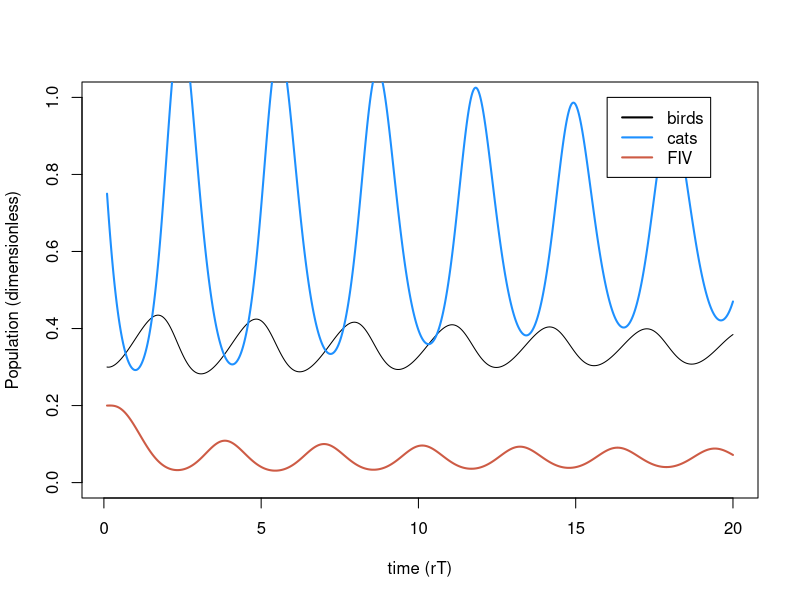
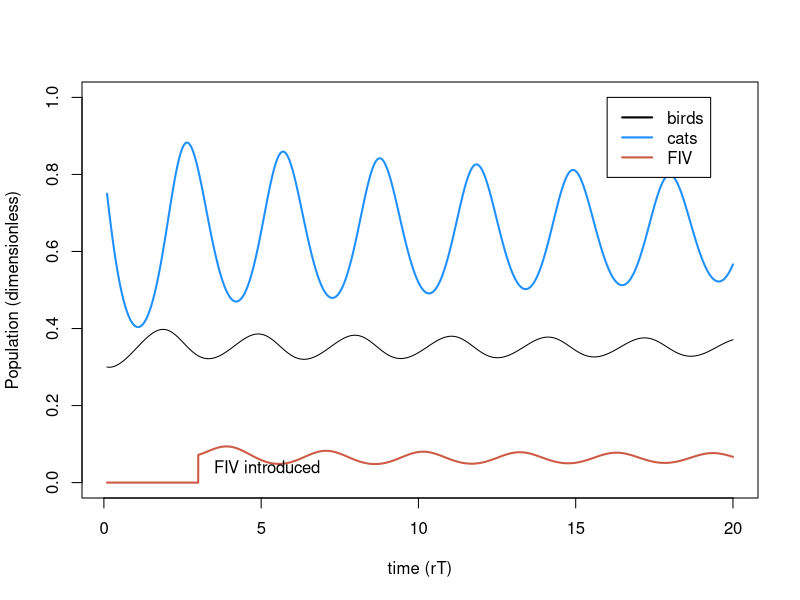
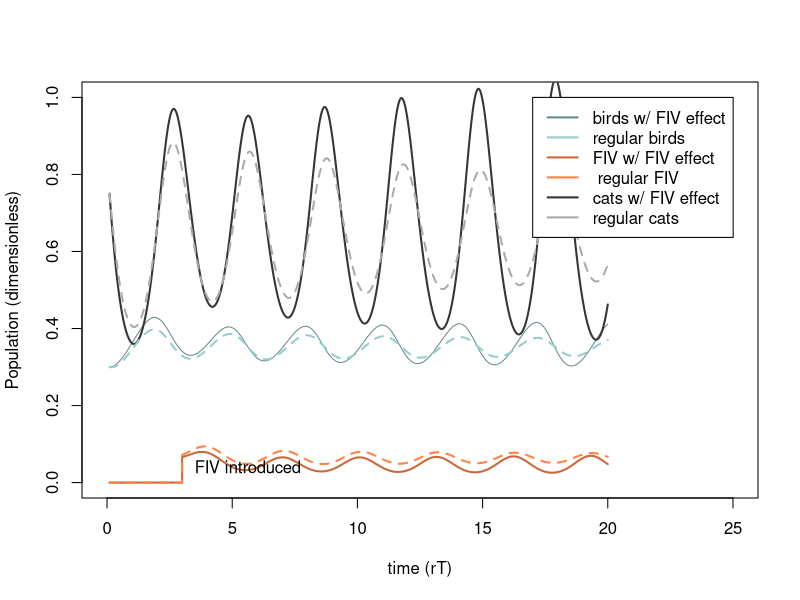
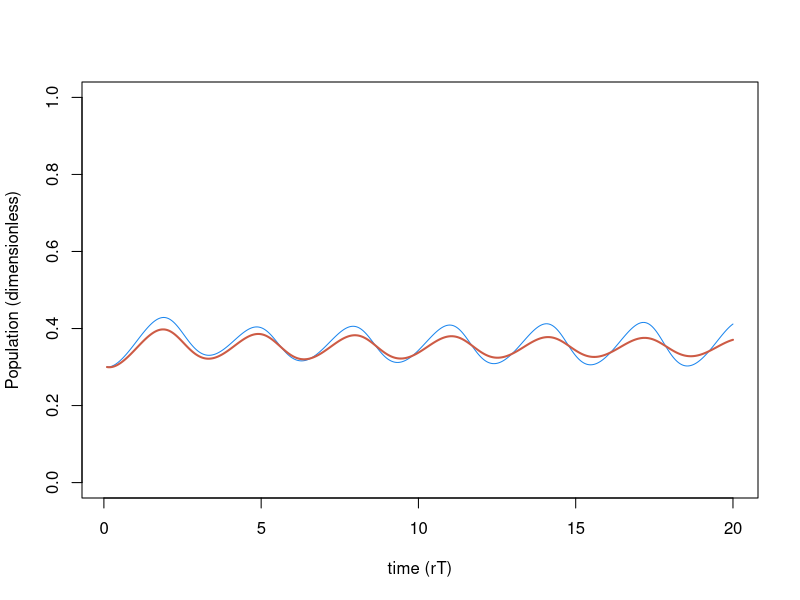
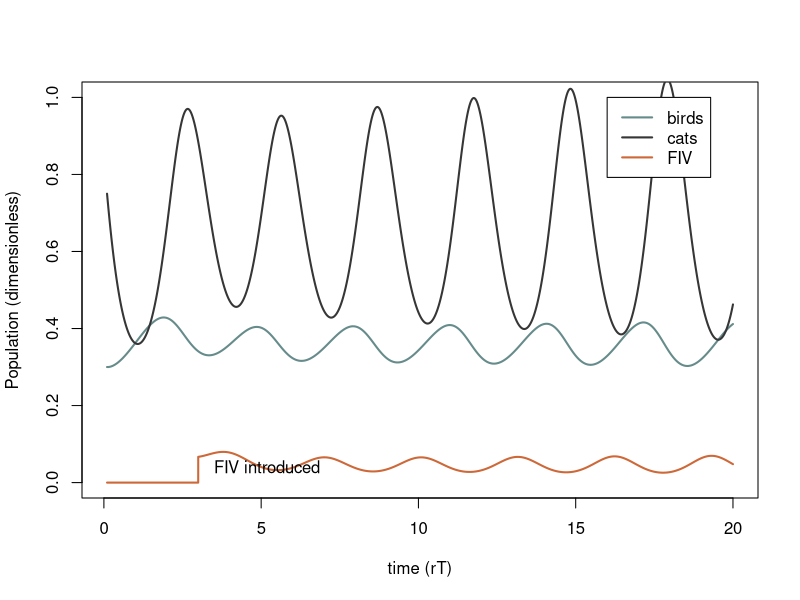
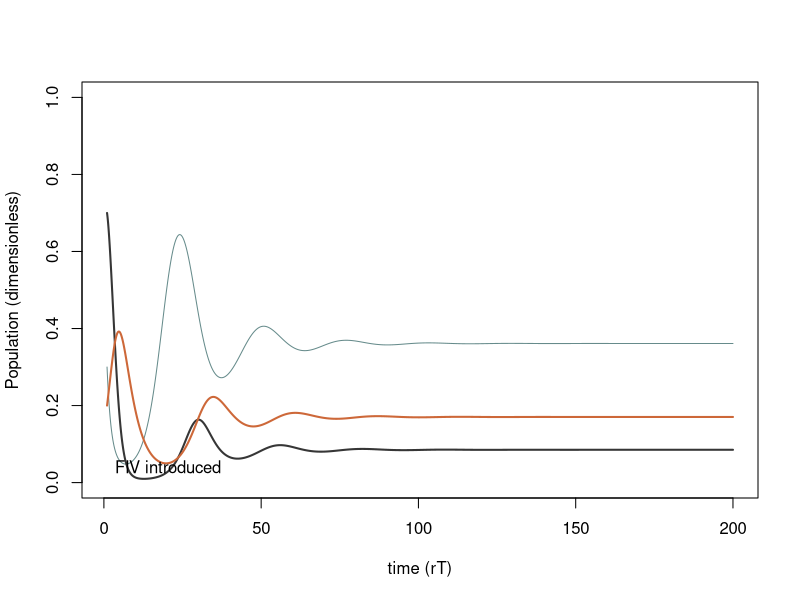
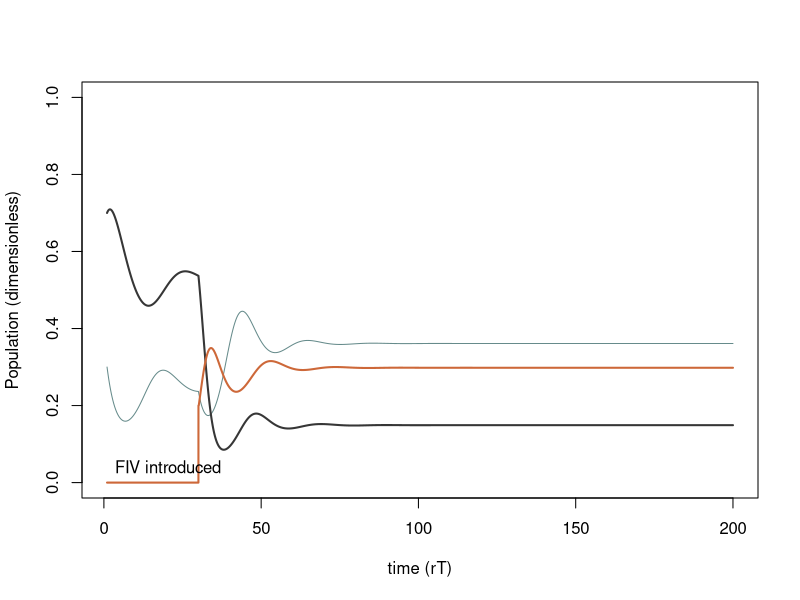
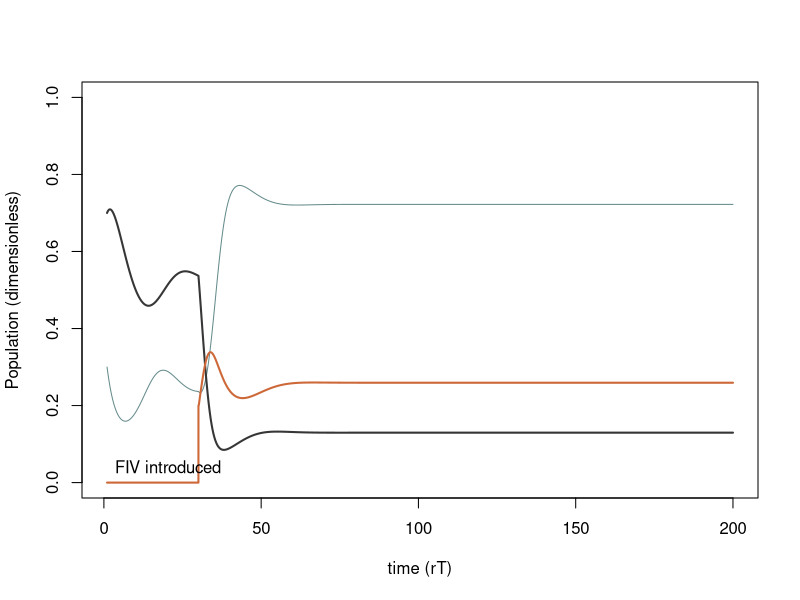

Source code (R) for these figures, in order:
## ---- chunk 1
##Variables
#N.v <- NaN    ## population size for victims (birds)
#N.p <- NaN    ## population size for predators (cats)
t.time.set <- seq(1, 200, length.out= 20000) ## time



r.v <- 0.1          # per capita growth rate of birds in the model
a <- 0.03           # trophic conversion efficiency of cats
d.p <- 0.6          # natural per capita death rate of cats
beta.pm <- 1.5      # contact rate for proportionate mixing
delta <- 0.2        # virulence

#core equations
#B <- N.v/K
#C <- N.p*u/r.v
t.set <- r.v*t.time.set

#dimensionless parameters
sigma.pm <- 11.75
e <- 18
m <- 6
alpha <- 5

## ---- chunk 2
B.simu1 <- NaN*t.set 
  B.simu1[1] <- .3
C.simu1 <- NaN*t.set
  C.simu1[1] <- .75
I.simu1 <- NaN*t.set
 I.simu1[1] <- 0.2

#for PM
for(i in 2:length(t.set)){
  
  dt <- t.set[i]-t.set[i-1]
  B <- B.simu1[i-1]
  C <- C.simu1[i-1]
  I <- I.simu1[i-1]
  
  dB <- (B*(1-B) -B*C) *dt
  dC <- (e*B*C - m*C - alpha*C*I)*dt
  dI <- (((sigma.pm - alpha)* (1-I) - e*B)*I) *dt
  
  B.simu1[i] <- B + dB
  C.simu1[i] <- C + dC
  I.simu1[i] <- I + dI
}

  
plot(t.set, B.simu1, type= "l", ylim= c(0, 1), ylab="Population (dimensionless)", xlab="time (rT)")  
lines(t.set,C.simu1,lwd=2,col='dodgerblue')
lines(t.set, I.simu1, lwd = 2, col= "coral3")
legend(x=16,y=1, col = c("black","dodgerblue","coral3"), lty=1,lwd=2,legend = c("birds", "cats", "FIV"))

## ---- chunk 3
B.simu2 <- NaN*t.set 
  B.simu2[1] <- .3
C.simu2 <- NaN*t.set
  C.simu2[1] <- .75
I.simu2 <- NaN*t.set
 I.simu2[1] <- .2
## ---- chunk 4
#for PM
for(i in 2:length(t.set)){
  
  	if(t.set[i] < 3){I.simu2[i-1] <- 0 } else { 
  	  if(t.set[i] == 3) {I.simu2[i-1] <- 0.2} else { I<- I.simu2[i-1]}}
	
  dt <- t.set[i]-t.set[i-1]
  B <- B.simu2[i-1]
  C <- C.simu2[i-1]
  #I.simu2[i-1]
  
  dB <- (B*(1-B) -B*C) *dt
  dC <- (e*B*C - m*C - alpha*C*I)*dt
  dI <- (((sigma.pm - alpha)* (1-I) - e*B)*I) *dt
  
  B.simu2[i] <- B + dB
  C.simu2[i] <- C + dC
  I.simu2[i] <- I + dI
}

plot(t.set, B.simu2, type= "l", ylim= c(0, 1), ylab="Population (dimensionless)", xlab="time (rT)")  
lines(t.set,C.simu2,lwd=2,col='dodgerblue')
lines(t.set, I.simu2, lwd = 2, col= "coral3")
legend(x=16,y=1, col = c("black","dodgerblue","coral3"), lty=1,lwd=2,legend = c("birds", "cats", "FIV"))
text(x=3.5, y=0.04, adj=0, label="FIV introduced")
## ---- chunk 5
l <- 0.25 #percent activity of sick cats (lathargy)
#for PM
B.simu3 <- NaN*t.set 
  B.simu3[1] <- .3
C.simu3 <- NaN*t.set
  C.simu3[1] <- .75
I.simu3 <- NaN*t.set
#I.simu3[1] <- 0

for(i in 2:length(t.set)){
  
  	if(t.set[i] < 3){I.simu3[i-1] <- 0 } else { 
  	  if(t.set[i] == 3) {I.simu3[i-1] <- 0.2} else { I<- I.simu3[i-1]}}
	
  dt <- t.set[i]-t.set[i-1]
  B <- B.simu3[i-1]
  C <- C.simu3[i-1]
  #I.simu3[i-1]
  
  dB <- (B*(1-B) -B*C*(1-I) - l*B*I*C ) *dt
  dC <- (e*(B*C*(1-I) + l*B*I*C) - m*C - alpha*C*I)*dt
  dI <- (((sigma.pm - alpha)* (1-I) - e*B)*I) *dt
  
  B.simu3[i] <- B + dB
  C.simu3[i] <- C + dC
  I.simu3[i] <- I + dI
}

plot(t.set, B.simu3, type= "l", ylim= c(0, 1), xlim=c(0, 25), ylab="Population (dimensionless)", xlab="time (rT)", col='paleturquoise4')  
lines(t.set,C.simu3,lwd=2,col='gray21')
lines(t.set, I.simu3, lwd = 2, col= "sienna3")
lines(t.set,C.simu2,lwd=2, lty= 2, col='gray67')
lines(t.set, I.simu2, lwd = 2,lty= 2, col= "sienna1")
lines(t.set,B.simu2,lwd=2,lty= 2, col='paleturquoise3')

legend(x=17,y=1, col = c("paleturquoise4","paleturquoise3","sienna3", "sienna1", "gray21", "gray67"), lty=1,lwd=2,legend = c("birds w/ FIV effect", "regular birds", "FIV w/ FIV effect", " regular FIV", "cats w/ FIV effect", "regular cats"))
text(x=3.5, y=0.04, adj=0, label="FIV introduced")




plot(t.set, B.simu3,type= "l", ylim= c(0, 1), ylab="Population (dimensionless)", xlab="time (rT)", col= 'Dodgerblue2')
lines(t.set, B.simu2, lwd=2, col= 'coral3')



plot(t.set, B.simu3, type= "l", ylim= c(0, 1), lwd=2, ylab="Population (dimensionless)", xlab="time (rT)", col='paleturquoise4')  
lines(t.set,C.simu3,lwd=2,col='gray21')
lines(t.set, I.simu3, lwd = 2, col= "sienna3")

legend(x=16,y=1, col = c("paleturquoise4","gray21","sienna3"), lty=1,lwd=2,legend = c("birds", "cats", "FIV"))
text(x=3.5, y=0.04, adj=0, label="FIV introduced")

## ---- chunk 6
# In dimensional form

mu <- 1 #not given
a <- 0.6 #trophic conversion
d <- 0.15 #per capita death
beta.pm <- .75 #pm contact rate
delta <- .1 # virulence
K<- 1
r<- .4

l <- 0.25 #percent activity of sick cats (lathargy)
#for PM
N.simu4 <- NaN*t.time.set 
  N.simu4[1] <- .3
S.simu4 <- NaN*t.time.set
  S.simu4[1] <- .7
I.simu4 <- NaN*t.time.set
  I.simu4[1] <- .2

for(i in 2:length(t.time.set)){
  
	
  dt <- t.time.set[i]-t.time.set[i-1]
  N <- N.simu4[i-1]
  S <- S.simu4[i-1]
  I <- I.simu4[i-1]
  
  P <- S + I
  
  dN <- (r*N*(1-N/K)-mu*N*P) * dt
  dS <- ((a*mu*N*P)-(d*S) - (beta.pm*(S*I/P))) * dt
  dI <- (beta.pm* (S*I/P) - d*I -delta*I) * dt
  
  N.simu4[i] <- N + dN
  S.simu4[i] <- S + dS
  I.simu4[i] <- I + dI
 }

plot(t.time.set, N.simu4, type= "l", ylim= c(0,1), ylab="Population (dimensionless)", xlab="time (rT)", col='paleturquoise4')  
lines(t.time.set,S.simu4,lwd=2,col='gray21')
lines(t.time.set, I.simu4, lwd = 2, col= "sienna3")


legend(x=150,y=10, col = c("paleturquoise4","sienna3", "gray21" ), lty=1,lwd=2,legend = c( "regular birds",  " regular FIV", "regular cats"))
text(x=3.5, y=0.04, adj=0, label="FIV introduced")





## ---- chunk 7
mu <- 1 #predation rate
a <- 0.6 #trophic conversion
d <- 0.15 #per capita death
#beta.pm <- .33 #pm contact rate
#delta <- .16 # virulence
K<- 1
r<- .7

l <- 0.25 #percent activity of sick cats (lathargy)
#for PM
N.simu6 <- NaN*t.time.set 
  N.simu6[1] <- .3
S.simu6 <- NaN*t.time.set
  S.simu6[1] <- .7
I.simu6 <- NaN*t.time.set
 # I.simu6[1] <- .0

for(i in 2:length(t.time.set)){
  
 if(t.time.set[i] < 30){I.simu6[i-1] <- 0 } else { 
  	 if((t.time.set[i] > 30.068533) &&(t.time.set[i] < 30.168082)) {I.simu6[i-1] <- 0.2} else {}}
	
  dt <- t.time.set[i]-t.time.set[i-1]
  N <- N.simu6[i-1]
  S <- S.simu6[i-1]
  I <- I.simu6[i-1]
  P <- S + I
  
  dN <- (r*N*(1-N/K)-mu*N*P) * dt
  dS <- ((a*mu*N*P)-(d*S) - (beta.pm*(S*I/P))) * dt
  dI <- (beta.pm* (S*I/P) - d*I -delta*I) * dt
  
  N.simu6[i] <- N + dN
  S.simu6[i] <- S + dS
  I.simu6[i] <- I + dI
 }

plot(t.time.set, N.simu6, type= "l", ylim= c(0,1),ylab="Population (dimensionless)", xlab="time (rT)", col='paleturquoise4')  
lines(t.time.set, S.simu6,lwd=2,col='gray21')
lines(t.time.set, I.simu6, lwd = 2, col= "sienna3")


legend(x=150,y=10, col = c("paleturquoise4","sienna3", "gray21" ), lty=1,lwd=2,legend = c( "regular birds",  " regular FIV", "regular cats"))
text(x=3.5, y=0.04, adj=0, label="FIV introduced")


## ---- chunk 8
#NOW WITH LETHARGY
mu <- 1 #predation rate
a <- 0.6 #trophic conversion
d <- 0.15 #per capita death
#beta.pm <- .33 #pm contact rate
#delta <- .16 # virulence
K<- 1
r<- .7

l <- 0.25 #percent activity of sick cats (lathargy)
#for PM
N.simu7 <- NaN*t.time.set 
  N.simu7[1] <- .3
S.simu7 <- NaN*t.time.set
  S.simu7[1] <- .7
I.simu7 <- NaN*t.time.set
 # I.simu7[1] <- .0

for(i in 2:length(t.time.set)){
  
 if(t.time.set[i] < 30){I.simu7[i-1] <- 0 } else { 
  	 if((t.time.set[i] > 30.068533) &&(t.time.set[i] < 30.168082)) {I.simu7[i-1] <- 0.2} else {}}
	
  dt <- t.time.set[i]-t.time.set[i-1]
  N <- N.simu7[i-1]
  S <- S.simu7[i-1]
  I <- I.simu7[i-1]
  P <- S + I
  
  dN <- (r*N*(1-N/K)-mu*N*S - mu*l*N*I) * dt
  dS <- (a*N*((mu*S)+(mu*l*I))-(d*S) - (beta.pm*(S*I/P))) * dt
  dI <- (beta.pm* (S*I/P) - d*I -delta*I) * dt
  
  N.simu7[i] <- N + dN
  S.simu7[i] <- S + dS
  I.simu7[i] <- I + dI
 }

plot(t.time.set, N.simu7, type= "l", ylim= c(0,1),ylab="Population (dimensionless)", xlab="time (rT)", col='paleturquoise4')  
lines(t.time.set, S.simu7,lwd=2,col='gray21')
lines(t.time.set, I.simu7, lwd = 2, col= "sienna3")


legend(x=150,y=10, col = c("paleturquoise4","sienna3", "gray21" ), lty=1,lwd=2,legend = c( "regular birds",  " regular FIV", "regular cats"))
text(x=3.5, y=0.04, adj=0, label="FIV introduced")

## ---- chunk 9
Yset <- seq(8,15,length.out = 50)

B.starset <- NaN*Yset
C.starset <- NaN*Yset
I.starset <- NaN*Yset

for(j in 1:length(Yset)){ 
	Y <- Yset[j] 
	
	B.simu8 <- NaN*t.set
	B.simu8[1] <- 0.3
	C.simu8 <- NaN*t.set
	C.simu8[1] <- 0.75
	I.simu8 <- NaN*t.set
	I.simu8[1] <- 0.2
	
	
	for(i in 2:length(t.set)){ 
		dt <- t.set[i]-t.set[i-1] 
		B <- B.simu8[i-1]
		C <- C.simu8[i-1]
		I <- I.simu8[i-1]

	  dB <- (B*(1-B) -B*C) *dt
    dC <- (e*B*C - m*C - alpha*C*I)*dt
    dI <- (((Y - alpha)* (1-I) - e*B)*I) *dt
		
    B.simu8[i] <- B + dB
    C.simu8[i] <- C + dC
    I.simu8[i] <- I + dI
	}
	
	
	B.starset[j] <- B.simu8[length(t.set)]
	C.starset[j] <- C.simu8[length(t.set)]
	I.starset[j] <- I.simu8[length(t.set)]
	
	
}

plot(Yset, B.starset, type= 'l', lwd=2,col="paleturquoise4",las=1,xlab='Predator mixing, sigma.pm',ylab='Stable equilibria of populations', ylim = c(0,1) )
lines(Yset, C.starset, col="gray21", lwd=2)
lines(Yset, I.starset, col="sienna3", lwd=2)
legend(x=8,y=1.0, col = c("paleturquoise4","gray21","sienna3"), lty=1,lwd=2,legend = c("birds", "cats", "FIV"))
